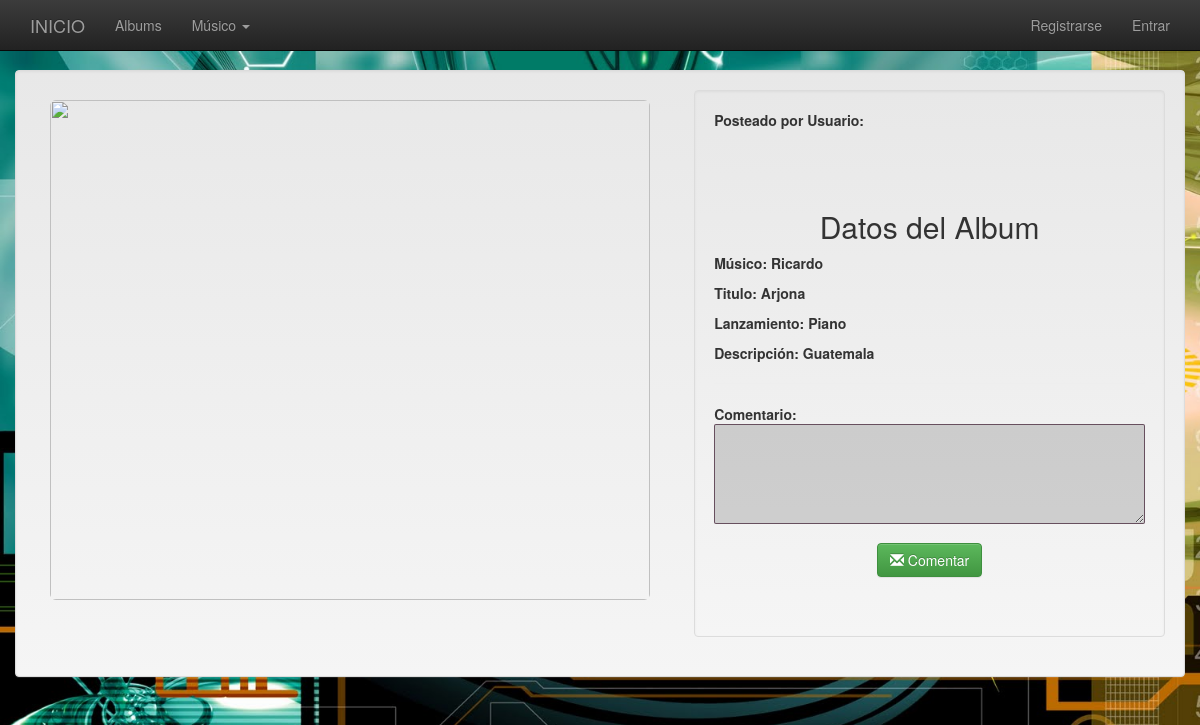
/musico/1/comentario2/, run on the app's committed database.
### musico/models.py (models this page shows, shortened)
class Musico(models.Model):
    nombre = models.CharField(max_length=50,default='Nombre')
    apellido = models.CharField(max_length=50,default='Apellidos')
    instrumento = models.CharField(max_length=100,default='Instrumento')
    fecha_nacimiento = models.DateField(default='01/01/2000')
    direccion = models.CharField(max_length=80,default='Dirección')
    telefono = models.CharField(max_length=15,default='Télefono')
    correo = models.CharField(max_length=50,default='Correo')
    foto = models.ImageField(upload_to='musicos/')
    fecha_ingreso = models.DateTimeField(default=timezone.now)

### musico/views.py (the view)
# urls.py: url(r'^musico/(?P<pk>[0-9]+)/comentario2/$',views.vista_comentario2, name='vista_comentario2'),
def vista_comentario2(request,pk):
	comentar = get_object_or_404(Musico,pk = pk)
	cat = Musico.objects.all()
	if request.method == "POST":
		comentario = CometarioForm2(request.POST)
		if comentario.is_valid():
			comentario = comentario.save(commit=False)
			comentario.foto = comentar
			comentario.save()
			return redirect('musico.views.vista_comentario2', pk=pk)
	else:
		comentario = CometarioForm(instance=comentar)
	return render(request, 'musico/comentario_musico.html', {'foto': comentar,'formulario':comentario,'cate':cat})

### musico/forms.py
class CometarioForm(forms.ModelForm):
    class Meta:
        model = Cometario
        fields = ('cometario',)

### musico/templates/musico/comentario_musico.html (shortened to what this page needs)
{% extends 'musico/base.html' %}
{% load staticfiles %}
{% block maincontent %}
<div class="row well">
	<div class="col-xs-7">
		<img class="img-responsive img-rounded" src="{% static foto.foto %}" style="width:600px; height:500px" >
	</div>
	<div class="col-xs-5 well">
		<strong>
		<div>Posteado por Usuario: {{foto.musico}}</div>
		<br></br>
		<br><h2> <p ALIGN=center>Datos del Album</h2></p>
		<p>Músico: {{foto.nombre}}</p>
		<p>Titulo: {{foto.apellido}}</p>
		<p>Lanzamiento: {{foto.instrumento}}</p>
		<p>Descripción: {{foto.direccion}}</p>
		<hr>
		<p><form method="POST" class="comentario-form">{% csrf_token %}
			Comentario:
			{{ formulario.cometario }}
			<p ALIGN=center>
			<button type="submit" class="save btn btn-success"><span class="glyphicon glyphicon-envelope"></span> Comentar</button>
			</p>
		</form></p>
	</div>
</div>
{% endblock maincontent %}

### musico/static/css/personalizar.css (style rules this page uses)
body { background-image: url("../img/fondo.jpg"); background-repeat: no-repeat; background-attachment: fixed; background-size: cover; padding-top: 70px; }
.comentario-form textarea { width: 100%; padding: 8px 4px 8px 10px; margin-bottom: 15px; border: 1px solid #4e3043; border: 1px solid rgba(78,48,67, 0.8); background: rgba(0,0,0,0.15); border-radius: 2px; font-family: 'Raleway', 'Lato', Arial, sans-serif; color: #000; font-size: 13px; height: 100px; }

### data on the page
Musico: nombre "Ricardo", apellido "Arjona", instrumento "Piano", direccion "Guatemala"
